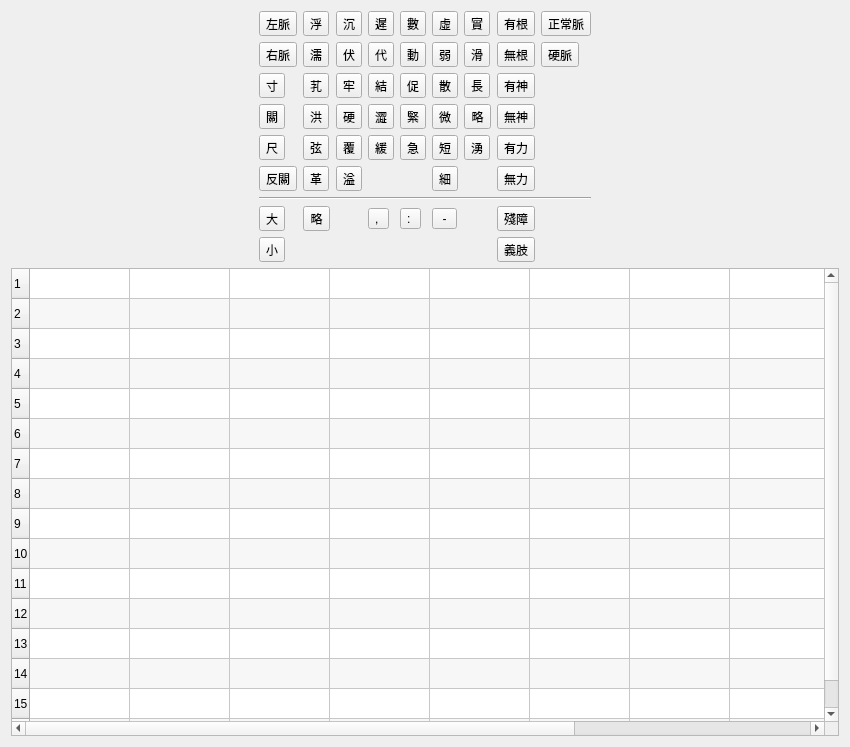
<?xml version="1.0" encoding="UTF-8"?>
<ui version="4.0">
 <class>Dialog_pulse_picker</class>
 <widget class="QDialog" name="Dialog_pulse_picker">
  <property name="windowModality">
   <enum>Qt::NonModal</enum>
  </property>
  <property name="geometry">
   <rect>
    <x>0</x>
    <y>0</y>
    <width>850</width>
    <height>747</height>
   </rect>
  </property>
  <property name="sizePolicy">
   <sizepolicy hsizetype="Preferred" vsizetype="Preferred">
    <horstretch>0</horstretch>
    <verstretch>0</verstretch>
   </sizepolicy>
  </property>
  <property name="windowTitle">
   <string>脈象</string>
  </property>
  <property name="modal">
   <bool>false</bool>
  </property>
  <layout class="QVBoxLayout" name="verticalLayout">
   <item>
    <layout class="QHBoxLayout" name="horizontalLayout">
     <item>
      <layout class="QGridLayout" name="gridLayout">
       <item row="0" column="1">
        <widget class="QToolButton" name="toolButton_1">
         <property name="text">
          <string>左脈</string>
         </property>
        </widget>
       </item>
       <item row="2" column="1">
        <widget class="QToolButton" name="toolButton_4">
         <property name="text">
          <string>寸</string>
         </property>
        </widget>
       </item>
       <item row="1" column="3">
        <widget class="QToolButton" name="toolButton_19">
         <property name="text">
          <string>伏</string>
         </property>
        </widget>
       </item>
       <item row="0" column="5">
        <widget class="QToolButton" name="toolButton_9">
         <property name="text">
          <string>數</string>
         </property>
        </widget>
       </item>
       <item row="7" column="5">
        <widget class="QToolButton" name="toolButton_51">
         <property name="text">
          <string>: </string>
         </property>
        </widget>
       </item>
       <item row="4" column="4">
        <widget class="QToolButton" name="toolButton_26">
         <property name="text">
          <string>緩</string>
         </property>
        </widget>
       </item>
       <item row="5" column="1">
        <widget class="QToolButton" name="toolButton_18">
         <property name="text">
          <string>反關</string>
         </property>
        </widget>
       </item>
       <item row="4" column="8">
        <widget class="QToolButton" name="toolButton_41">
         <property name="text">
          <string>有力</string>
         </property>
        </widget>
       </item>
       <item row="2" column="6">
        <widget class="QToolButton" name="toolButton_32">
         <property name="text">
          <string>散</string>
         </property>
        </widget>
       </item>
       <item row="3" column="5">
        <widget class="QToolButton" name="toolButton_29">
         <property name="text">
          <string>緊</string>
         </property>
        </widget>
       </item>
       <item row="0" column="7">
        <widget class="QToolButton" name="toolButton_11">
         <property name="text">
          <string>實</string>
         </property>
        </widget>
       </item>
       <item row="0" column="8">
        <widget class="QToolButton" name="toolButton_12">
         <property name="text">
          <string>有根</string>
         </property>
        </widget>
       </item>
       <item row="0" column="10">
        <spacer name="horizontalSpacer">
         <property name="orientation">
          <enum>Qt::Horizontal</enum>
         </property>
         <property name="sizeHint" stdset="0">
          <size>
           <width>40</width>
           <height>20</height>
          </size>
         </property>
        </spacer>
       </item>
       <item row="3" column="6">
        <widget class="QToolButton" name="toolButton_33">
         <property name="text">
          <string>微</string>
         </property>
        </widget>
       </item>
       <item row="4" column="1">
        <widget class="QToolButton" name="toolButton_6">
         <property name="text">
          <string>尺</string>
         </property>
        </widget>
       </item>
       <item row="5" column="6">
        <widget class="QToolButton" name="toolButton_35">
         <property name="text">
          <string>細</string>
         </property>
        </widget>
       </item>
       <item row="5" column="2">
        <widget class="QToolButton" name="toolButton_17">
         <property name="text">
          <string>革</string>
         </property>
        </widget>
       </item>
       <item row="7" column="1">
        <widget class="QToolButton" name="toolButton_43">
         <property name="text">
          <string>大</string>
         </property>
        </widget>
       </item>
       <item row="0" column="6">
        <widget class="QToolButton" name="toolButton_10">
         <property name="text">
          <string>虛</string>
         </property>
        </widget>
       </item>
       <item row="0" column="4">
        <widget class="QToolButton" name="toolButton_8">
         <property name="text">
          <string>遲</string>
         </property>
        </widget>
       </item>
       <item row="8" column="8">
        <widget class="QToolButton" name="toolButton_48">
         <property name="text">
          <string>義肢</string>
         </property>
        </widget>
       </item>
       <item row="0" column="0">
        <spacer name="horizontalSpacer_2">
         <property name="orientation">
          <enum>Qt::Horizontal</enum>
         </property>
         <property name="sizeHint" stdset="0">
          <size>
           <width>40</width>
           <height>20</height>
          </size>
         </property>
        </spacer>
       </item>
       <item row="7" column="6">
        <widget class="QToolButton" name="toolButton_50">
         <property name="text">
          <string> - </string>
         </property>
        </widget>
       </item>
       <item row="4" column="5">
        <widget class="QToolButton" name="toolButton_30">
         <property name="text">
          <string>急</string>
         </property>
        </widget>
       </item>
       <item row="0" column="3">
        <widget class="QToolButton" name="toolButton_7">
         <property name="text">
          <string>沉</string>
         </property>
        </widget>
       </item>
       <item row="2" column="3">
        <widget class="QToolButton" name="toolButton_20">
         <property name="text">
          <string>牢</string>
         </property>
        </widget>
       </item>
       <item row="7" column="4">
        <widget class="QToolButton" name="toolButton_49">
         <property name="text">
          <string>, </string>
         </property>
        </widget>
       </item>
       <item row="1" column="4">
        <widget class="QToolButton" name="toolButton_23">
         <property name="text">
          <string>代</string>
         </property>
        </widget>
       </item>
       <item row="1" column="5">
        <widget class="QToolButton" name="toolButton_27">
         <property name="text">
          <string>動</string>
         </property>
        </widget>
       </item>
       <item row="5" column="8">
        <widget class="QToolButton" name="toolButton_42">
         <property name="text">
          <string>無力</string>
         </property>
        </widget>
       </item>
       <item row="1" column="2">
        <widget class="QToolButton" name="toolButton_13">
         <property name="text">
          <string>濡</string>
         </property>
        </widget>
       </item>
       <item row="7" column="8">
        <widget class="QToolButton" name="toolButton_47">
         <property name="text">
          <string>殘障</string>
         </property>
        </widget>
       </item>
       <item row="3" column="8">
        <widget class="QToolButton" name="toolButton_40">
         <property name="text">
          <string>無神</string>
         </property>
        </widget>
       </item>
       <item row="4" column="6">
        <widget class="QToolButton" name="toolButton_34">
         <property name="text">
          <string>短</string>
         </property>
        </widget>
       </item>
       <item row="8" column="1">
        <widget class="QToolButton" name="toolButton_44">
         <property name="text">
          <string>小</string>
         </property>
        </widget>
       </item>
       <item row="9" column="0" colspan="11">
        <widget class="QTableWidget" name="tableWidget_pulse">
         <property name="alternatingRowColors">
          <bool>true</bool>
         </property>
         <property name="rowCount">
          <number>16</number>
         </property>
         <property name="columnCount">
          <number>10</number>
         </property>
         <attribute name="horizontalHeaderVisible">
          <bool>false</bool>
         </attribute>
         <attribute name="horizontalHeaderDefaultSectionSize">
          <number>100</number>
         </attribute>
         <row/>
         <row/>
         <row/>
         <row/>
         <row/>
         <row/>
         <row/>
         <row/>
         <row/>
         <row/>
         <row/>
         <row/>
         <row/>
         <row/>
         <row/>
         <row/>
         <column/>
         <column/>
         <column/>
         <column/>
         <column/>
         <column/>
         <column/>
         <column/>
         <column/>
         <column/>
        </widget>
       </item>
       <item row="2" column="2">
        <widget class="QToolButton" name="toolButton_14">
         <property name="text">
          <string>芤</string>
         </property>
        </widget>
       </item>
       <item row="2" column="4">
        <widget class="QToolButton" name="toolButton_24">
         <property name="text">
          <string>結</string>
         </property>
        </widget>
       </item>
       <item row="2" column="5">
        <widget class="QToolButton" name="toolButton_28">
         <property name="text">
          <string>促</string>
         </property>
        </widget>
       </item>
       <item row="1" column="6">
        <widget class="QToolButton" name="toolButton_31">
         <property name="text">
          <string>弱</string>
         </property>
        </widget>
       </item>
       <item row="2" column="7">
        <widget class="QToolButton" name="toolButton_37">
         <property name="text">
          <string>長</string>
         </property>
        </widget>
       </item>
       <item row="1" column="8">
        <widget class="QToolButton" name="toolButton_38">
         <property name="text">
          <string>無根</string>
         </property>
        </widget>
       </item>
       <item row="6" column="1" colspan="9">
        <widget class="Line" name="line">
         <property name="orientation">
          <enum>Qt::Horizontal</enum>
         </property>
        </widget>
       </item>
       <item row="3" column="2">
        <widget class="QToolButton" name="toolButton_15">
         <property name="text">
          <string>洪</string>
         </property>
        </widget>
       </item>
       <item row="3" column="4">
        <widget class="QToolButton" name="toolButton_25">
         <property name="text">
          <string>澀</string>
         </property>
        </widget>
       </item>
       <item row="2" column="8">
        <widget class="QToolButton" name="toolButton_39">
         <property name="text">
          <string>有神</string>
         </property>
        </widget>
       </item>
       <item row="0" column="2">
        <widget class="QToolButton" name="toolButton_2">
         <property name="text">
          <string>浮</string>
         </property>
        </widget>
       </item>
       <item row="1" column="7">
        <widget class="QToolButton" name="toolButton_36">
         <property name="text">
          <string>滑</string>
         </property>
        </widget>
       </item>
       <item row="1" column="9">
        <widget class="QToolButton" name="toolButton_52">
         <property name="text">
          <string>硬脈</string>
         </property>
        </widget>
       </item>
       <item row="3" column="1">
        <widget class="QToolButton" name="toolButton_5">
         <property name="text">
          <string>關</string>
         </property>
        </widget>
       </item>
       <item row="0" column="9">
        <widget class="QToolButton" name="toolButton_45">
         <property name="text">
          <string>正常脈</string>
         </property>
        </widget>
       </item>
       <item row="4" column="2">
        <widget class="QToolButton" name="toolButton_16">
         <property name="text">
          <string>弦</string>
         </property>
        </widget>
       </item>
       <item row="1" column="1">
        <widget class="QToolButton" name="toolButton_3">
         <property name="text">
          <string>右脈</string>
         </property>
        </widget>
       </item>
       <item row="3" column="7">
        <widget class="QToolButton" name="toolButton_53">
         <property name="text">
          <string>略</string>
         </property>
        </widget>
       </item>
       <item row="4" column="7">
        <widget class="QToolButton" name="toolButton_54">
         <property name="text">
          <string>湧</string>
         </property>
        </widget>
       </item>
       <item row="5" column="3">
        <widget class="QToolButton" name="toolButton_22">
         <property name="text">
          <string>溢</string>
         </property>
        </widget>
       </item>
       <item row="4" column="3">
        <widget class="QToolButton" name="toolButton_21">
         <property name="text">
          <string>覆</string>
         </property>
        </widget>
       </item>
       <item row="3" column="3">
        <widget class="QToolButton" name="toolButton_55">
         <property name="text">
          <string>硬</string>
         </property>
        </widget>
       </item>
       <item row="7" column="2">
        <widget class="QToolButton" name="toolButton_46">
         <property name="text">
          <string>略</string>
         </property>
        </widget>
       </item>
      </layout>
     </item>
    </layout>
   </item>
  </layout>
 </widget>
 <resources/>
 <connections/>
</ui>
